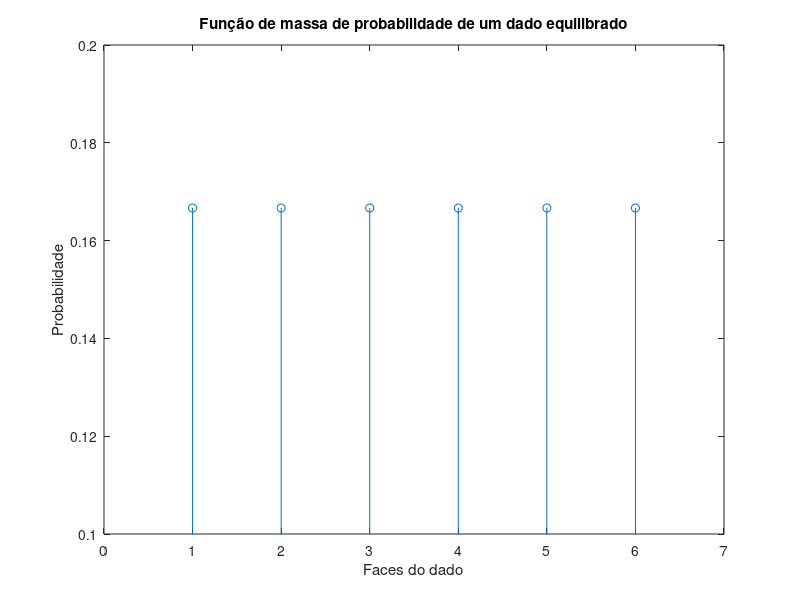
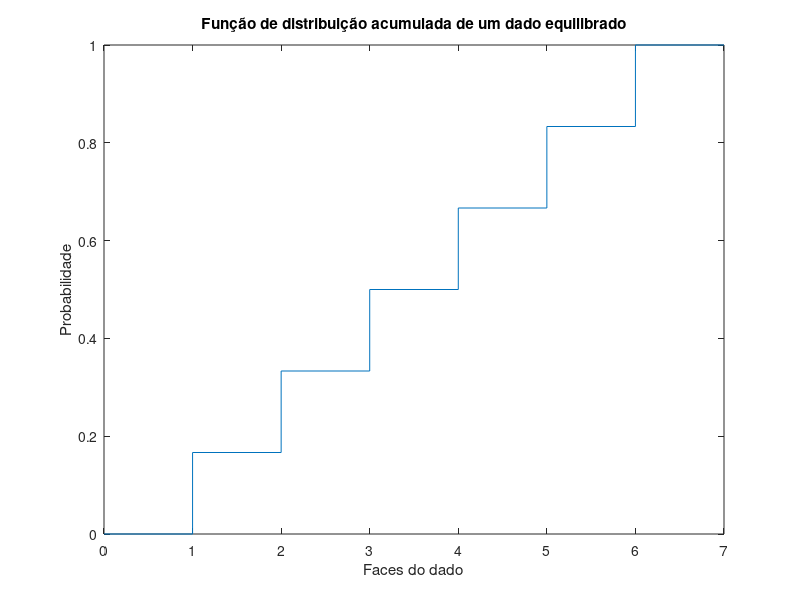

Write MATLAB code to recreate these figures, in order.
clear;
close all;

%% a)

dado = [1 2 3 4 5 6]
prob = ones(size(dado))/6;

figure;
stem(dado, prob);
axis([0 7 0.1 0.2]);
xlabel("Faces do dado");
ylabel("Probabilidade");
title("Função de massa de probabilidade de um dado equilibrado");

%% b)

temp = [0 prob 0];
cumProb = cumsum(temp);
temp = 0:7;

figure;
stairs(temp, cumProb);
axis([0 7 0 1]);
xlabel("Faces do dado");
ylabel("Probabilidade");
title("Função de distribuição acumulada de um dado equilibrado");